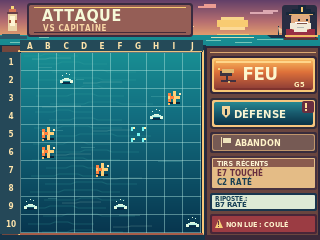
#> input picture design/ecrans/attaque/g04_r2_attaque_320x240.png, 320 x 240 px
$ python verify_g04_r2.py
#> lines starting #> are read from the running program, lines starting #| are printed output that depends on the picture
#!/usr/bin/env python3
"""Independent PC receiver for art preview, not hardware homologation."""
from pathlib import Path
from PIL import Image
import hashlib, json, sys
ROOT=Path(__file__).resolve().parent
native=Image.open(ROOT/'g04_r2_attaque_320x240.png').convert('RGB')
#> native is the input picture: PIL image 320x240 RGB; mean R, G, B 82.6, 105.4, 107.9
zoom=Image.open(ROOT/'g04_r2_attaque_x4.png').convert('RGB')
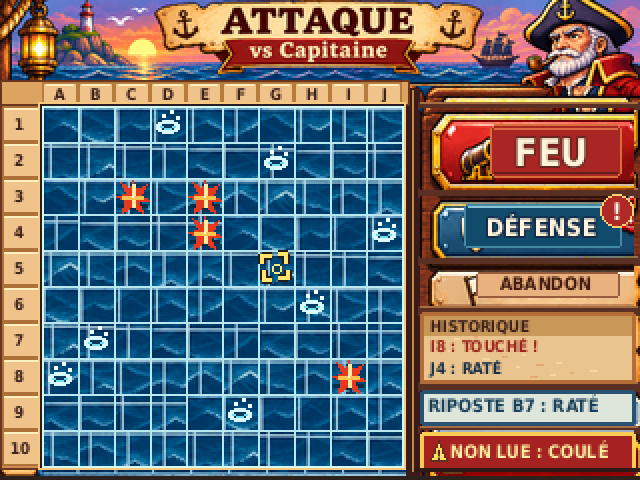
#> input picture design/ecrans/attaque/g04_r2_attaque_x4.png, 1280 x 960 px (shown at 1/2 size)
#> zoom is the input picture: PIL image 1280x960 RGB; mean R, G, B 109.1, 109.7, 112.4
state_native=Image.open(ROOT/'g04_r2_etats_320x240.png').convert('RGB')
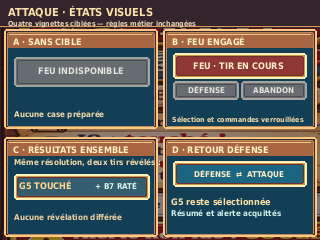
#> input picture design/ecrans/attaque/g04_r2_etats_320x240.png, 320 x 240 px
#> state_native is the input picture: PIL image 320x240 RGB; mean R, G, B 97.1, 96, 91.7
state_zoom=Image.open(ROOT/'g04_r2_etats_x4.png').convert('RGB')
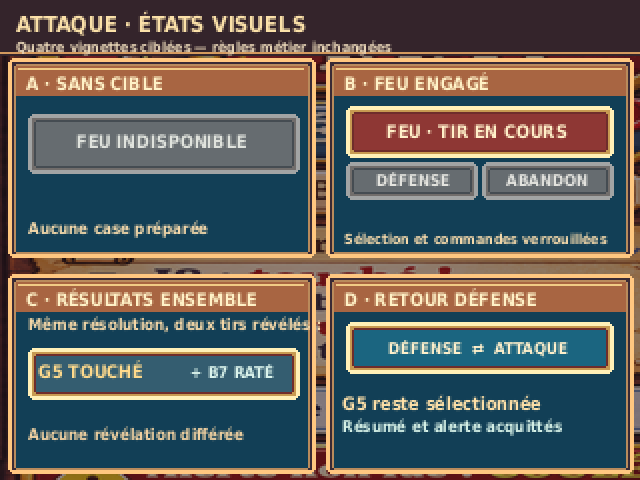
#> input picture design/ecrans/attaque/g04_r2_etats_x4.png, 1280 x 960 px (shown at 1/2 size)
#> state_zoom is the input picture: PIL image 1280x960 RGB; mean R, G, B 97.1, 96, 91.7
#> (the run stopped early here; a loop or call above may not have finished)
